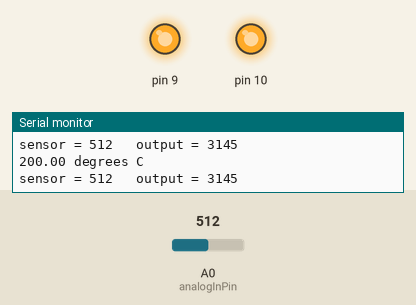
Recording of a sketch running on a simulated Arduino Uno, built with avr-gcc and run on an emulated ATmega328P. Parts: output pins drawn as LEDs (lit = HIGH), the last lines printed to the serial monitor. The test bench sets the inputs (shaded band); at power-on: A0 (analogInPin) = 512.

Above: at 1.2 s.
1.3 s: A0 (analogInPin) set to 167
4.3 s: A0 (analogInPin) set to 142
At 4.7 s:
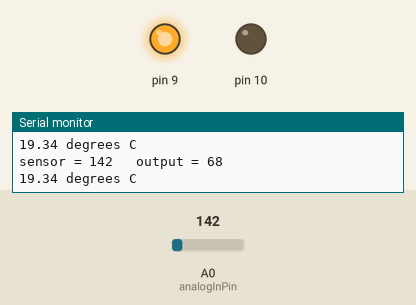
5.8 s: A0 (analogInPin) set to 122
At 6.9 s:
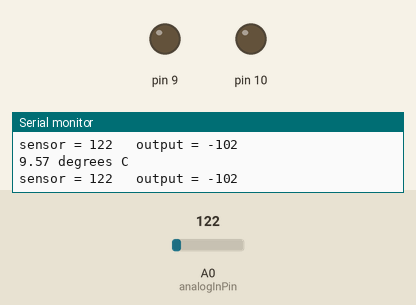
7.3 s: A0 (analogInPin) set to 511
At 8.1 s:
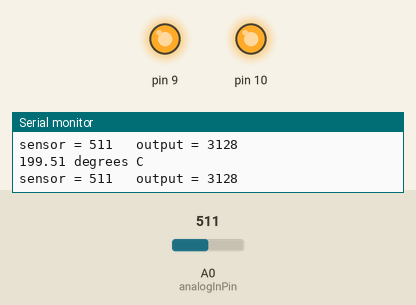
8.8 s: A0 (analogInPin) set to 14
At 9.7 s:
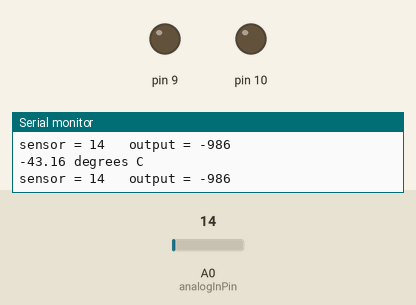
Timing chart, 0 to 11.3 s (numbered marks = the images above; inputs shaded):
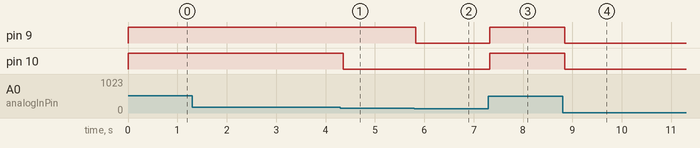

Measured:
- the behaviour switches between 152 and 151 on A0 (analogInPin) (found by bisection; images 0 and 1)
- after the input at 4.3 s, pin 10: HIGH → LOW after 0.06 s
- after the input at 5.8 s, pin 9: HIGH → LOW at once
- after the input at 7.3 s, pin 9, pin 10: LOW → HIGH at once
- after the input at 8.8 s, pin 9, pin 10: HIGH → LOW at once

The sketch:

TempAssign.ino
```cpp
/*
  Modified From: Analog input, analog output, serial output
                 by Tom Igoe
                 Arduino Uno Tutorial analog inputs and measuring temperature
                 by eTechTom
                 https://www.youtube.com/watch?v=EbaY5D0O9S0
Modified by:Aimee Abalos
 */

const int analogInPin = A0;  // Analog input pin that the potentiometer is attached to
//const int analogOutPin = 9; // Analog output pin that the LED is attached to

int sensorValue = 0;        // value read from the pot
int outputValue = 0;        // value output to the PWM (analog out)

void setup() {
  // initialize serial communications at 9600 bps:
  Serial.begin(9600);

  //Outpute LED
  for(int pinNumber = 9; pinNumber<=10; pinNumber++){
    pinMode(pinNumber, OUTPUT);
    digitalWrite(pinNumber, LOW);
  }
}

void loop() {
  // read the analog in value:
  sensorValue = analogRead(analogInPin);

  // converting that reading to voltage, for 3.3v arduino use 3.3
  float voltage = sensorValue * 5.0 /1024;
  // now print out the temperature
  float temperatureC = (voltage - 0.5) * 100 ;  //converting from 10 mv per degree wit 500 mV offset
                                               //to degrees ((voltage - 500mV) times 100)
  Serial.print(temperatureC); Serial.println(" degrees C");

  outputValue = map(temperatureC, 15, 30, 0, 255);
  // change the analog out value:
   if(temperatureC < 19){
    digitalWrite(9, LOW);
    digitalWrite(10, LOW);
  } else if(temperatureC >= 19 && temperatureC < 24){
    digitalWrite(9, HIGH);
    digitalWrite(10, LOW);
  } else{
    digitalWrite(9, HIGH);
    digitalWrite(10, HIGH);
  }

  // print the results to the serial monitor:
  Serial.print("sensor = ");Serial.print(sensorValue);
  Serial.print("\t output = ");Serial.println(outputValue);

  // for the analog-to-digital converter to settle
  // after the last reading:
  delay(1);
}
```
